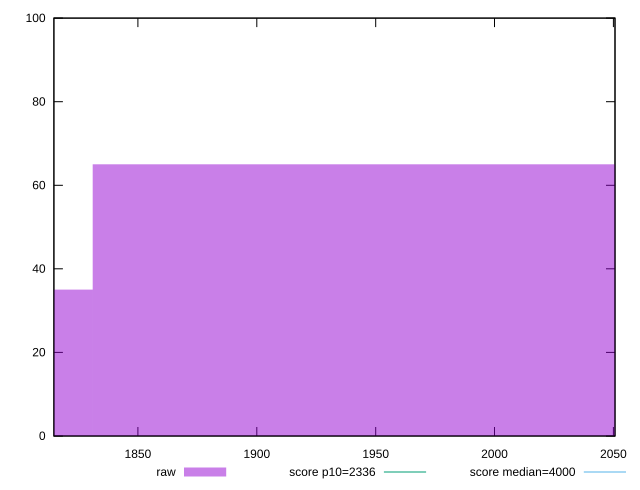

The script that saved this image:
reset

$raw <<EOF
1708.9079946321826 35
1953.037708151066 65
EOF

set key outside below
set boxwidth 244.12971351888325
set xrange [1814.6572999999999:2050.66715]
set yrange [0:100]
set style fill transparent solid 0.5 noborder

set parametric
set terminal svg size 640, 490 enhanced background rgb 'white'
set output "report_00007_2020-12-11T15:55:29.892Z/first-meaningful-paint/samples/pages+cached+noexternal+noimg/raw/histogram.svg"

plot $raw title "raw" with boxes, \
     2336,t title "score p10=2336", \
     4000,t title "score median=4000"

reset
